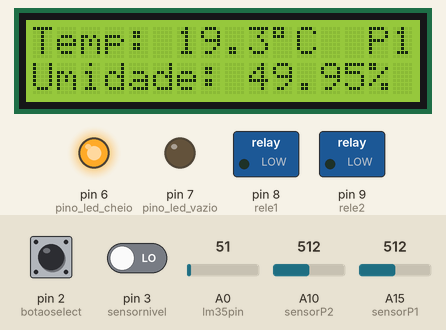
Recording of a sketch running on a simulated Arduino Mega 2560, built with avr-gcc and run on an emulated ATmega2560. Shown: 16×2 character LCD, switched loads named in the sketch (green lamp = pin HIGH), output pins drawn as LEDs (lit = HIGH). The test bench sets the inputs (shaded band); at power-on: A10 (sensorP2) = 512, A15 (sensorP1) = 512, pin 3 (sensornivel) LOW, pin 2 (botaoselect) LOW, A0 (lm35pin) = 51.

Above: at 4.2 s.
4.3 s: A10 (sensorP2) set to 707
5.8 s: A10 (sensorP2) set to 725
At 6.9 s:
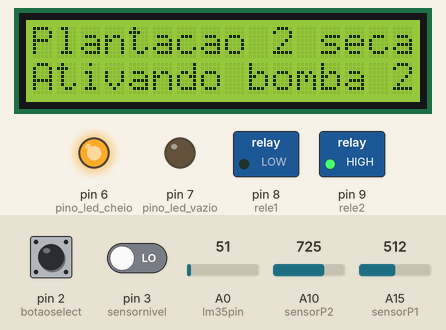
7.7 s: A15 (sensorP1) set to 900
10.8 s: pin 3 (sensornivel) driven HIGH
At 12.5 s:
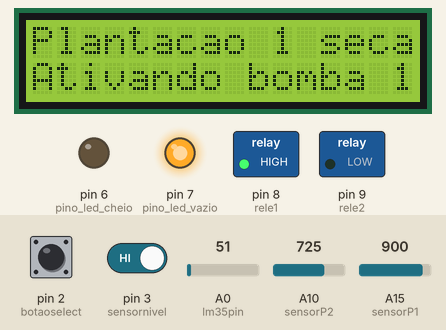
At 16.9 s:
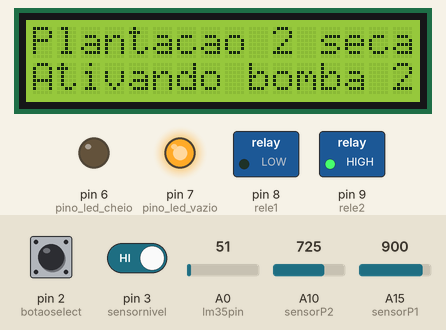
17.0 s: pin 3 (sensornivel) driven LOW
20.1 s: A15 (sensorP1) set to 725
At 23.0 s:
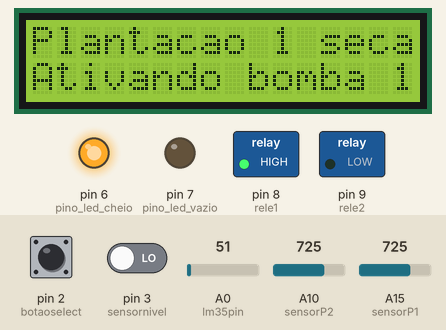
23.2 s: A15 (sensorP1) set to 708
Timing chart, 0 to 25.7 s (numbered marks = the images above; inputs shaded):
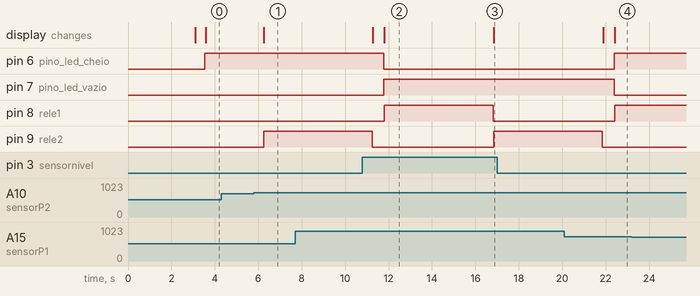

Measured:
- the behaviour switches between 716 and 717 on A10 (sensorP2) (found by bisection; images 0 and 1)
- after the input at 4.3 s, every drawn part: stays the same
- after the input at 5.8 s, pin 9 (rele2): LOW → HIGH after 0.44 s; the display: changes after 0.44 s (image 1)
- after the input at 7.7 s, every drawn part: stays the same
- after the input at 10.8 s, pin 6 (pino_led_cheio): HIGH → LOW after 0.98 s; pin 7 (pino_led_vazio): LOW → HIGH after 0.98 s
- after the input at 17.0 s, every drawn part: stays the same
- after the input at 23.2 s, every drawn part: stays the same
- what the display in image 2 shows lasts 5.0 s, from 11.8 s to 16.8 s

The sketch:

Codigo_Final.ino
```cpp
/*
PROJETE 2025
EQUIPE MT1503
HORTA VERTICAL
CÓDIGO PARA TESTE DE LCD COM MÚLTIPLOS SENSORES E BOTÃO DE SELEÇÃO
2 RECIPIENTES
IRRIGAÇÃO AUTOMÁTICA COM 2 BOMBAS E 2 RELÉS
*/

//Configura o Display LCD e as bibliotecas
#include <Wire.h>
#include <LiquidCrystal_I2C.h>
LiquidCrystal_I2C lcd(0x27, 16, 2);

// Dá nome ás entradas
const int sensorP1 = A15;   //Umidade (Sensor)
const int sensorP2 = A10;   //Umidade (Sensor)
const int lm35pin = A0;   //Temperatura (LM35)
const int botaoselect = 2;   //Botão de seleção
const int rele1 = 8;  // Relé da bomba 1
const int rele2 = 9;  // Relé da bomba 2

// Variáveis de seleção
int selected;  //Recipiente selecionado pelo botão
float umidLCD;  //Valor de umidade mostrado no LCD

// Limites dos sensores de umidade
const int umidade_minima = 30;

//Configuração dos pinos do sensor de nível d'água
int sensornivel = 3;  //pino do sensor
int pino_led_cheio = 6;  //led vermelho (vazio)
int pino_led_vazio = 7;  //led verde (cheio)

void setup() {

//Configuração do botão
  pinMode(botaoselect,INPUT);
  selected = 1;
//Configuração dos relés
  pinMode(rele1, OUTPUT);
  pinMode(rele2, OUTPUT);

  digitalWrite(rele1, LOW);
  digitalWrite(rele2, LOW);

//Configuração do sensor de nível d'água
  pinMode(sensornivel, INPUT);
  pinMode(pino_led_cheio, OUTPUT);
  pinMode(pino_led_vazio, OUTPUT);
// Inicializa o LCD
  lcd.init();
  lcd.backlight();

// Mensagem de inicialização
  lcd.setCursor(0, 0);
  lcd.print("   SKY NATURE");
  lcd.setCursor(0, 1);
  lcd.print("     MT1503");
  delay(3000);
  lcd.clear();

}

void loop() {

// Atribui uma variável ao sensor de nível d'água
  int estado = digitalRead(sensornivel);

// Atribui uma variável para cada entrada
  int valorA0 = analogRead(lm35pin);   //Temperatura
  delay(150);
  int valorA15 = analogRead(sensorP1);   //Umidade
  delay(150);
  int valorA10 = analogRead(sensorP2);   //Umidade
  delay(150);
  int valorB2 = digitalRead(botaoselect);  //Botão de seleção

//Caucula o valor de cada um dos sensores
  float tempC = ((valorA0 * (5.0 / 1023.0)) / 0.01)-5.63;   //Temperatura
  float umidP1 = (((valorA15 * 100.0) / 1023.0) - 100.0)*(-1.0);         //Umidade
  float umidP2 = (((valorA10 * 100.0) / 1023.0) - 100.0)*(-1.0);

//Determina o estado do nível d'água
  if(estado == 1){
    digitalWrite(pino_led_vazio, HIGH);
    digitalWrite(pino_led_cheio, LOW);
  }
  else{
    digitalWrite(pino_led_vazio, LOW);
    digitalWrite(pino_led_cheio, HIGH);
  }

//Determina a plantação selecionada
  if(valorB2 == HIGH){
    switch(selected){
      case 1:
        selected = 2;
        break;
      case 2:
        selected = 1;
        break;
      default:
        break;
    }
  }

//Determina os valores que devem ser mostrados
  switch(selected) {
    case 1:
      umidLCD = umidP1;
      break;
    case 2:
      umidLCD = umidP2;
      break;
    default:
      break;
  }

// Verifica umidade e ativa bombas se necessário
  if (umidP1 < umidade_minima) {  //Solo 1 está seco
    lcd.clear();
    lcd.setCursor(0, 0);
    lcd.print("Plantacao 1 seca");
    lcd.setCursor(0, 1);
    lcd.print("Ativando bomba 1");
    digitalWrite(rele1, HIGH);
    delay(5000);
    digitalWrite(rele1, LOW);
    lcd.clear();
  }

  if (umidP2 < umidade_minima) {  //Solo 2 está seco
    lcd.clear();
    lcd.setCursor(0, 0);
    lcd.print("Plantacao 2 seca");
    lcd.setCursor(0, 1);
    lcd.print("Ativando bomba 2");
    digitalWrite(rele2, HIGH);
    delay(5000);
    digitalWrite(rele2, LOW);
    lcd.clear();
  }

//Mostra os valores no Display LCD
  lcd.setCursor(14, 0);   //Mostra a plantação selecionada
  lcd.print("P");
  lcd.print(selected);

  lcd.setCursor(0, 0);   //Mostra a temperatura ambiente
  lcd.print("Temp: ");
  lcd.print(tempC, 1);
  lcd.print((char)223);
  lcd.print("C ");

  lcd.setCursor(0, 1);   //Mostra a umidade da plantação
  lcd.print("Umidade: ");
  lcd.print(umidLCD, 2);
  lcd.print("%  ");

  delay(50);

}
/*

000000  000000  000000  000000  000000  000000  000000          000000  000000  000000  000000
000000  000000  000000  000000  000000  000000  000000          000000  000000  000000  000000
00  00  00  00  00  00     000  000       00    000                000  00  00     000  000
000000  000000  00  00     000  000000    00    000000          000000  00  00  000000  000000
000     0000    00  00  0  000  000       00    000             000     00  00  000        000
000     00  00  000000  000000  000000    00    000000          000000  000000  000000  000000

*/
```
